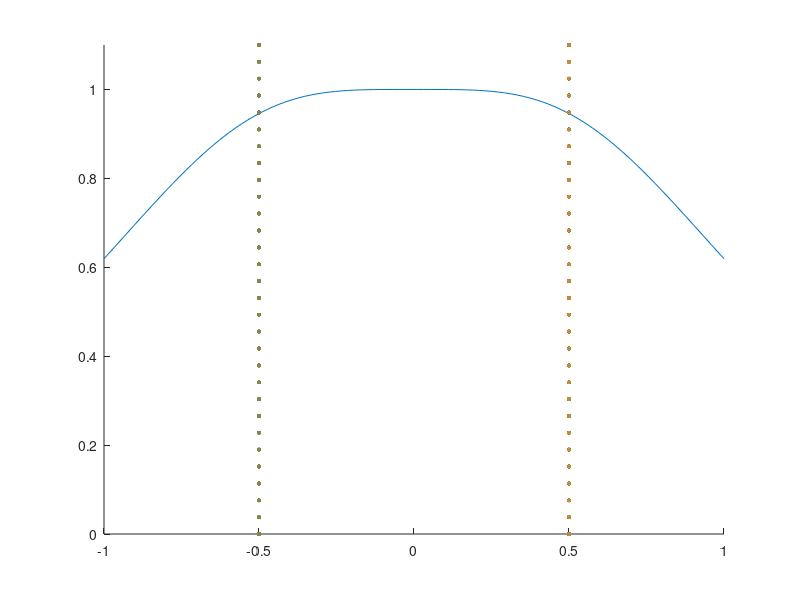

This figure's MATLAB source: (Note: this script raises an error after producing the figure.)
x = linspace(-1,1,100);

% veld in het midden
max = 2/1.25^1.5;

B = 1/max*(1+(1/2+x).^2).^-1.5 + 1/max*(1+(1/2-x).^2).^-1.5;

hold on;
plot(x,B);
x= 0.5;plot(ones(30)*x,linspace(0,1.1,30),"o","markersize",1.9);
x=-0.5;plot(ones(30)*x,linspace(0,1.1,30),"o","markersize",1.9);
axis([-1 1 0 1.1]);
hold off;

maakgraph("Bveld", "$x/R$","$B/B(0)$", "0.3cm", "700", "500");
